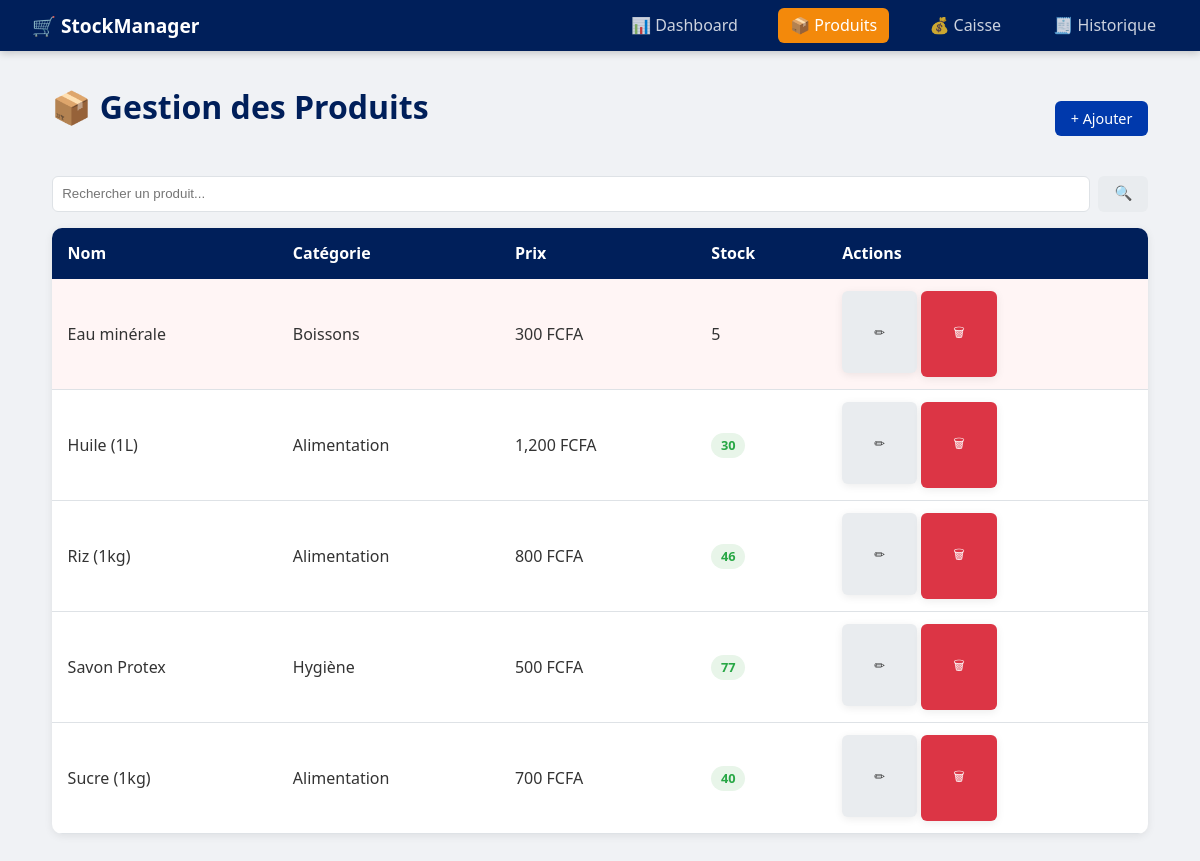
Page /produits on the committed database.
### tables this page shows
CREATE TABLE produits (
            id INTEGER PRIMARY KEY AUTOINCREMENT,
            nom TEXT NOT NULL,
            prix REAL NOT NULL,
            stock INTEGER NOT NULL DEFAULT 0,
            categorie TEXT DEFAULT 'Général',
            created_at TIMESTAMP DEFAULT CURRENT_TIMESTAMP
        );

### app.py (the view)
@app.route("/produits")
def produits():
    db = get_db()
    search = request.args.get("q","")
    if search:
        liste = db.execute(
            "SELECT * FROM produits WHERE nom LIKE ? ORDER BY nom",
            (f"%{search}%",)
        ).fetchall()
    else:
        liste = db.execute("SELECT * FROM produits ORDER BY nom").fetchall()
    db.close()
    return render_template("produits.html", produits=liste, search=search)

### app.py (called while the page is built)
@app.before_request
def setup():
    pass

### database.py (called while the page is built)
def get_db():
    conn = sqlite3.connect(DB_PATH)
    conn.row_factory = sqlite3.Row
    return conn

### templates/produits.html
{% extends "base.html"%}
{% block content %}
<div class="page-header">
    <h1>📦 Gestion des Produits</h1>
    <a href="{{ url_for('ajouter_produit') }}" class="btn btn-primary">+ Ajouter</a>
</div>
<form method="GET" class="search-bar">
    <input type="text" name="q" placeholder="Rechercher un produit..." value="{{ search }}">
    <button type="submit" class="btn">🔍</button>
</form>
<table class="table">
    <thead>
        <tr><th>Nom</th><th>Catégorie</th><th>Prix</th><th>Stock</th><th>Actions</th></tr>
    </thead>
    <tbody>
        {% for p in produits%}
        <tr class="{{ 'row-danger' if p.stock < 10 else '' }}">
            <td>{{ p.nom }}</td>
            <td>{{ p.categorie }}</td>
            <td>{{ "{:,.0f}".format(p.prix)}} FCFA</td>
            <td>
                {% if p.stock < 10 %}
                    <span class="bagde red">{{ p.stock }}</span>
                {% else %}
                    <span class="badge green">{{ p.stock }}</span>
                {% endif %}
            </td>
            <td class="actions">
                <a href="{{ url_for('modifier_produit', id=p.id)}}" class="btn btn-sm">✏</a>
                <form method="POST" action="{{ url_for('supprimer_produit', id=p.id) }}"
                    onsubmit="return confirm('Supprimer {{ p.nom }} ?')" style="display:inline">
                    <button type="submit" class="btn btn-sm btn-danger">🗑</button>
                </form>
            </td>
        </tr>
        {% endfor %}
    </tbody>
</table>
{% endblock %}

### templates/base.html (shortened to what this page needs)
<!DOCTYPE html>
<html lang="fr">
<head>
    <link rel="stylesheet" href = "{{url_for('static', filename = 'style.css')}}">
</head>
<body>
    <nav class="navbar">
        <div class="nav-brand">🛒 StockManager</div>
        <div class="nav-links">
            <a href="{{ url_for('dashboard') }}" class="{{ 'active' if request.endpoint == 'dashboard' }}">📊 Dashboard</a>
            <a href="{{ url_for('produits') }}" class="{{ 'active' if 'produit' in request.endpoint }}">📦 Produits</a>
            <a href="{{ url_for('caisse')}}" class="{{ 'active' if request.endpoint =='caisse'}}">💰 Caisse</a>
            <a href="{{ url_for('historique') }}" class="{{ 'active' if request.endpoint == 'historique' }}">🧾 Historique</a>
        </div>
    </nav>
    <main class="container">
        {% block content %}{% endblock %}
    </main>
</body>
</html>

### static/style.css (style rules this page uses)
:root { --primary: #001f5a; --secondary: #0039ac; --accent: #F3890b; --danger: #dc3545; --success: #28a745; --light: #f8f9fa; --border: #dee2e6; }
* { box-sizing: border-box; margin: 0; padding: 0; }
body { font-family: 'Segoe UI', sans-serif; background: #f0f2f5; color: #333; }
.navbar { background: var(--primary); padding: 0.75rem 2rem; display: flex; align-items:center; justify-content: space-between; box-shadow: 0 2px 8px rgba(0,0,0,0.2); }
.nav-brand { color: #fff; font-size:1.2rem; font-weight:bold; }
.nav-links a { color:rgba(255,255,255,0.8); text-decoration:none; margin-left: 1.5rem; padding: 0.4rem 0.75rem; border-radius:6px; transition: all 0.2s; }
.nav-links a:hover, .nav-links a.active { background: var(--accent); color: #fff; }
.container { max-width: 1100px; margin: 2rem auto; padding: 0.1rem; }
.table { width: 100%; border-collapse: collapse; background: #fff; border-radius: 10px; overflow:hidden; box-shadow: 0 2px 9px rgba(0,0,0,0.08); }
.table th { background: var(--primary); color: #fff; padding: 0.9rem 1rem; text-align:left; }
.table td { padding: 0.75rem 1rem; border-bottom: 1px solid var(--border); }
.row-danger td { background: #fff5f5 !important; }
.badge { padding:0.2rem 0.6rem; border-radius: 20px; font-size: 0.8rem;font-weight: bold; }
.badge.green { background: #e8f5e9; color: var(--success); }
.btn { padding: 0.5rem 1rem; border: none; border-radius: 6px; cursor: pointer; text-decoration: none; display: inline-block; font-size: 0.9rem; background: #e9ecef; color: #333; transition: opacity 0.2s; }
.btn-primary { background: var(--secondary); color: #fff; }
.btn-danger { background:var(--danger); color:#fff; }
.btn-sm { padding: 0.3rem 0.6; font-size: 0.8rem; text-align: center; padding: 2rem; max-width: 500px; box-shadow: 0 2px 8px rgba(0,0,0,0.08); }
.search-bar { display: flex; gap: 0.5rem; margin-bottom: 1rem; }
.search-bar input { flex: 1; padding: 0.6rem; border: 1.5px solid var(--border); border-radius: 6px; }
.page-header { display: flex; justify-content: space-between; align-items: center; margin-bottom: 1.5rem; }
h1 { color: var(--primary); margin-bottom: 1.5rem; }

### rows in the picture
produits: nom "Eau minérale", categorie "Boissons", prix "300", stock "5"
produits: nom "Huile (1L)", categorie "Alimentation", prix "1,200", stock "30"
produits: nom "Riz (1kg)", categorie "Alimentation", prix "800", stock "46"
produits: nom "Savon Protex", categorie "Hygiène", prix "500", stock "77"
produits: nom "Sucre (1kg)", categorie "Alimentation", prix "700", stock "40"
